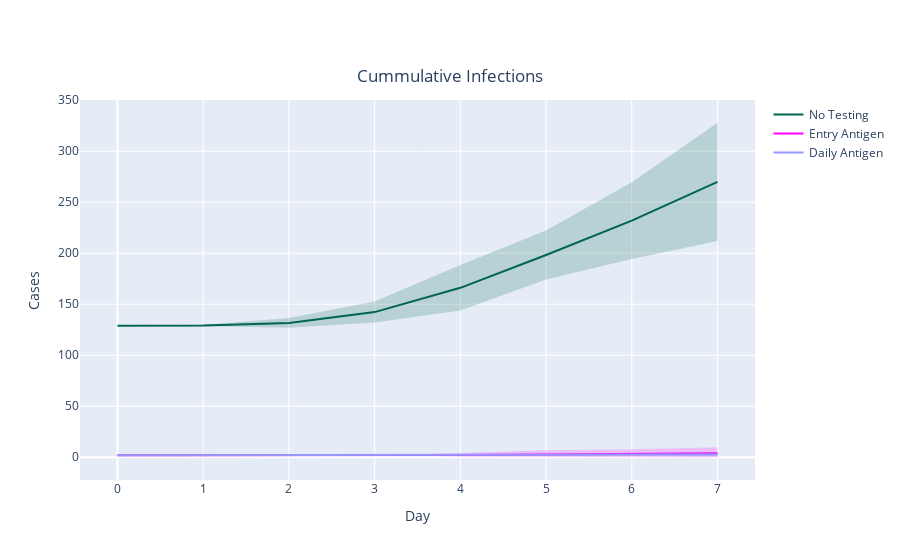

The code cell stored with this chart in its notebook:
### Code cell
# Figure: Cumulative Infections - Testing

fig = go.Figure([
    go.Scatter( # Default
        x=default_scen_cum_inf['dates'].tolist(),
        y=default_scen_cum_inf['cum_infections'].tolist(),
        line=dict(color='rgb(0,100,80)'),
        mode='lines',
        name="No Testing",
        showlegend=True
    ),
    go.Scatter( # Default confidence interval
        x=default_scen_cum_inf['dates'].tolist()+default_scen_cum_inf['dates'].tolist()[::-1], # x, then x reversed
        y=default_scen_cum_inf['cum_infections_high'].tolist()+default_scen_cum_inf['cum_infections_low'].tolist()[::-1], # upper, then lower reversed
        fill='toself',
        fillcolor='rgba(0,100,80,0.2)',
        line=dict(color='rgba(255,255,255,0)'),
        hoverinfo="skip",
        #name = '95% Confidence Interval',
        showlegend=False
    ),
    go.Scatter( # Entry Antigen
        x=entry_antigen_scen_cum_inf['dates'].tolist(),
        y=entry_antigen_scen_cum_inf['cum_infections'].tolist(),
        line=dict(color='rgb(255,0,255)'),
        mode='lines',
        name="Entry Antigen",
        showlegend=True
    ),
    go.Scatter( # Entry Antigen confidence interval
        x=entry_antigen_scen_cum_inf['dates'].tolist()+entry_antigen_scen_cum_inf['dates'].tolist()[::-1], # x, then x reversed
        y=entry_antigen_scen_cum_inf['cum_infections_high'].tolist()+entry_antigen_scen_cum_inf['cum_infections_low'].tolist()[::-1], # upper, then lower reversed
        fill='toself',
        fillcolor='rgba(255,0,255,0.2)',
        line=dict(color='rgba(255,255,255,0)'),
        hoverinfo="skip",
        #name = '95% Confidence Interval',
        showlegend=False
    ),
    go.Scatter( # Daily Antigen
        x=daily_antigen_scen_cum_inf['dates'].tolist(),
        y=daily_antigen_scen_cum_inf['cum_infections'].tolist(),
        line=dict(color='rgb(150,150,255)'),
        mode='lines',
        name="Daily Antigen",
        showlegend=True
    ),
    go.Scatter( # Daily Antigen confidence interval
        x=daily_antigen_scen_cum_inf['dates'].tolist()+daily_antigen_scen_cum_inf['dates'].tolist()[::-1], # x, then x reversed
        y=daily_antigen_scen_cum_inf['cum_infections_high'].tolist()+daily_antigen_scen_cum_inf['cum_infections_low'].tolist()[::-1], # upper, then lower reversed
        fill='toself',
        fillcolor='rgba(150,150,255,0.2)',
        line=dict(color='rgba(255,255,255,0)'),
        hoverinfo="skip",
        #name = '95% Confidence Interval',
        showlegend=False
    )
])

fig.update_layout(
    title_text='Cummulative Infections', title_x=0.5, title_y=0.875,
    xaxis_title="Day",
    yaxis_title="Cases"
)

fig.show()

### Figure 1 — Plotly figure (JSON) as saved in the notebook; plotly's stock layout.template omitted (floating-point values rounded to 4 significant figures)
{"data": [{"line": {"color": "rgb(0,100,80)"}, "mode": "lines", "name": "No Testing", "showlegend": true, "type": "scatter", "x": [0, 1, 2, 3, 4, 5, 6, 7], "y": [129, 129.1, 131.7, 142.3, 166.1, 198.3, 232, 270]}, {"fill": "toself", "fillcolor": "rgba(0,100,80,0.2)", "hoverinfo": "skip", "line": {"color": "rgba(255,255,255,0)"}, "showlegend": false, "type": "scatter", "x": [0, 1, 2, 3, 4, 5, 6, 7, 7, 6, 5, 4, 3, 2, 1, 0], "y": [129, 129.7, 136.5, 152.6, 188.4, 222.3, 269.7, 327.9, 212.1, 194.3, 174.3, 143.8, 132.0, 126.9, 128.5, 129]}, {"line": {"color": "rgb(255,0,255)"}, "mode": "lines", "name": "Entry Antigen", "showlegend": true, "type": "scatter", "x": [0, 1, 2, 3, 4, 5, 6, 7], "y": [2, 2, 2, 2, 2.3, 2.8, 3, 3.8]}, {"fill": "toself", "fillcolor": "rgba(255,0,255,0.2)", "hoverinfo": "skip", "line": {"color": "rgba(255,255,255,0)"}, "showlegend": false, "type": "scatter", "x": [0, 1, 2, 3, 4, 5, 6, 7, 7, 6, 5, 4, 3, 2, 1, 0], "y": [2, 2, 2, 2, 4.1, 6.976, 7.733, 9.787, 0, 0, 0, 0.5, 2, 2, 2, 2]}, {"line": {"color": "rgb(150,150,255)"}, "mode": "lines", "name": "Daily Antigen", "showlegend": true, "type": "scatter", "x": [0, 1, 2, 3, 4, 5, 6, 7], "y": [2, 2, 2, 2, 2.1, 2.2, 2.3, 2.6]}, {"fill": "toself", "fillcolor": "rgba(150,150,255,0.2)", "hoverinfo": "skip", "line": {"color": "rgba(255,255,255,0)"}, "showlegend": false, "type": "scatter", "x": [0, 1, 2, 3, 4, 5, 6, 7, 7, 6, 5, 4, 3, 2, 1, 0], "y": [2, 2, 2, 2, 2.7, 3, 3.581, 4.64, 0.5604, 1.019, 1.4, 1.5, 2, 2, 2, 2]}], "layout": {"title": {"text": "Cummulative Infections", "x": 0.5, "y": 0.875}, "xaxis": {"title": {"text": "Day"}}, "yaxis": {"title": {"text": "Cases"}}}}
